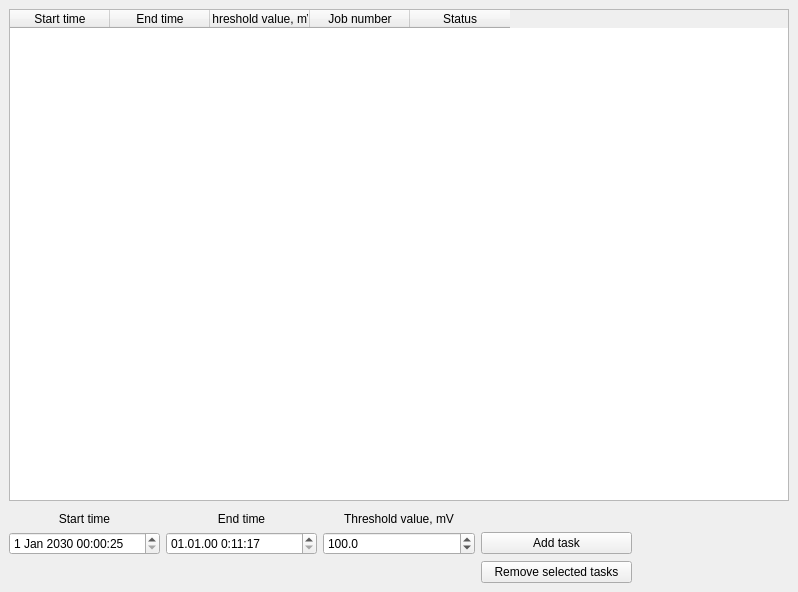
<?xml version="1.0" encoding="UTF-8"?>
<ui version="4.0">
 <class>MainWindow</class>
 <widget class="QMainWindow" name="MainWindow">
  <property name="geometry">
   <rect>
    <x>0</x>
    <y>0</y>
    <width>798</width>
    <height>592</height>
   </rect>
  </property>
  <property name="windowTitle">
   <string>MainWindow</string>
  </property>
  <widget class="QWidget" name="centralwidget">
   <layout class="QVBoxLayout" name="verticalLayout">
    <item>
     <widget class="QTableWidget" name="tableWidget">
      <property name="enabled">
       <bool>true</bool>
      </property>
      <column>
       <property name="text">
        <string>Start time</string>
       </property>
      </column>
      <column>
       <property name="text">
        <string>End time</string>
       </property>
      </column>
      <column>
       <property name="text">
        <string>Threshold value, mV</string>
       </property>
      </column>
      <column>
       <property name="text">
        <string>Job number</string>
       </property>
      </column>
      <column>
       <property name="text">
        <string>Status</string>
       </property>
      </column>
     </widget>
    </item>
    <item>
     <layout class="QGridLayout" name="gridLayout">
      <property name="topMargin">
       <number>5</number>
      </property>
      <item row="1" column="2">
       <widget class="QDoubleSpinBox" name="thresholdValSpin">
        <property name="decimals">
         <number>1</number>
        </property>
        <property name="maximum">
         <double>2500.000000000000000</double>
        </property>
        <property name="singleStep">
         <double>0.100000000000000</double>
        </property>
        <property name="value">
         <double>100.000000000000000</double>
        </property>
       </widget>
      </item>
      <item row="1" column="0">
       <widget class="QDateTimeEdit" name="startDateTimeEdit">
        <property name="date">
         <date>
          <year>2030</year>
          <month>1</month>
          <day>1</day>
         </date>
        </property>
        <property name="time">
         <time>
          <hour>0</hour>
          <minute>0</minute>
          <second>25</second>
         </time>
        </property>
        <property name="maximumDateTime">
         <datetime>
          <hour>23</hour>
          <minute>59</minute>
          <second>59</second>
          <year>7930</year>
          <month>12</month>
          <day>31</day>
         </datetime>
        </property>
        <property name="minimumDateTime">
         <datetime>
          <hour>0</hour>
          <minute>0</minute>
          <second>0</second>
          <year>2017</year>
          <month>1</month>
          <day>14</day>
         </datetime>
        </property>
        <property name="maximumDate">
         <date>
          <year>7930</year>
          <month>12</month>
          <day>31</day>
         </date>
        </property>
        <property name="minimumDate">
         <date>
          <year>2017</year>
          <month>1</month>
          <day>14</day>
         </date>
        </property>
       </widget>
      </item>
      <item row="1" column="3">
       <widget class="QPushButton" name="addTaskBtn">
        <property name="text">
         <string>Add task</string>
        </property>
       </widget>
      </item>
      <item row="0" column="1">
       <widget class="QLabel" name="label_2">
        <property name="text">
         <string>End time</string>
        </property>
        <property name="alignment">
         <set>Qt::AlignCenter</set>
        </property>
       </widget>
      </item>
      <item row="0" column="2">
       <widget class="QLabel" name="label_3">
        <property name="text">
         <string>Threshold value, mV</string>
        </property>
        <property name="alignment">
         <set>Qt::AlignCenter</set>
        </property>
       </widget>
      </item>
      <item row="0" column="0">
       <widget class="QLabel" name="label">
        <property name="text">
         <string>Start time</string>
        </property>
        <property name="alignment">
         <set>Qt::AlignCenter</set>
        </property>
       </widget>
      </item>
      <item row="1" column="1">
       <widget class="QDateTimeEdit" name="endDateTimeEdit">
        <property name="time">
         <time>
          <hour>0</hour>
          <minute>11</minute>
          <second>17</second>
         </time>
        </property>
        <property name="maximumDate">
         <date>
          <year>7930</year>
          <month>12</month>
          <day>31</day>
         </date>
        </property>
        <property name="minimumDate">
         <date>
          <year>1817</year>
          <month>9</month>
          <day>14</day>
         </date>
        </property>
        <property name="displayFormat">
         <string>dd.MM.yy H:mm:ss</string>
        </property>
       </widget>
      </item>
      <item row="2" column="3">
       <widget class="QPushButton" name="rmTasksBtn">
        <property name="text">
         <string>Remove selected tasks</string>
        </property>
       </widget>
      </item>
      <item row="1" column="4">
       <widget class="QLabel" name="label_4">
        <property name="text">
         <string/>
        </property>
       </widget>
      </item>
     </layout>
    </item>
   </layout>
  </widget>
 </widget>
 <resources/>
 <connections/>
</ui>
